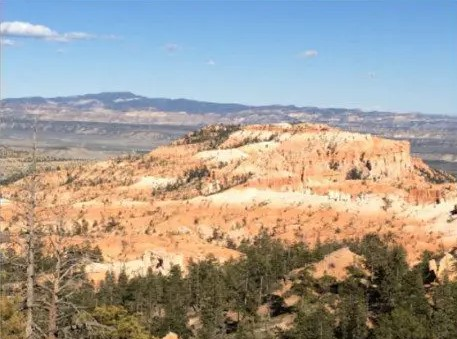
#> input picture opencv uygulamaları/panorama-sol.jpg, 457 x 339 px
$ python panorama.py
#> lines starting #> are read from the running program, lines starting #| are printed output that depends on the picture
import cv2
import numpy as np
import imutils

class Stitcher:
    def __init__(self):
        self.isv3 = imutils.is_cv3(or_better=True)

    def stitch(self, images, ratio=0.75, reprojThresh=4.0, showMatches=False):
        (imageB, imageA) = images # birlestirilicek 2 resim
        (kpsA, featuresA) = self.detectAndDescribe(imageA) # özgun noktaları, key points bulur köşe gibi
        (kpsB, featuresB) = self.detectAndDescribe(imageB)

        M = self.matchKeypoints(kpsA, kpsB, featuresA, featuresB, ratio, reprojThresh) #ortak özgün oktalar birlestiriliyor
        if M is None:
            return None

        (matches, H, status) = M
        result = cv2.warpPerspective(imageA, H, (imageA.shape[1] + imageB.shape[1], imageA.shape[0])) #a resmi üzerinde yeni haline göre düzenler,sonra diğer resmi üzerine kopylar
        result[0:imageB.shape[0], 0:imageB.shape[1]] = imageB

        if showMatches:
            vis = self.drawMatches(imageA, imageB, kpsA, kpsB, matches, status) #eslesmis noktaları gösterir
            return (result, vis)
        return result

    def detectAndDescribe(self, image):
        gray = cv2.cvtColor(image, cv2.COLOR_BGR2GRAY)
        if self.isv3:
            descriptor = cv2.SIFT_create()
            (kps, features) = descriptor.detectAndCompute(gray, None)
        else:
            detector = cv2.FeatureDetector_create("SIFT")
            kps = detector.detect(gray)
            extractor = cv2.DescriptorExtractor_create("SIFT")
            (kps, features) = extractor.compute(gray, kps)
        kps = np.float32([kp.pt for kp in kps])
        return (kps, features) #griye donusturur, keyleri çıkarttırır

    def matchKeypoints(self, kpsA, kpsB, featuresA, featuresB, ratio, reprojThresh):
        matcher = cv2.DescriptorMatcher_create("BruteForce") # özellik vektörlerini eslestirir
        rawMatches = matcher.knnMatch(featuresA, featuresB, 2)
        matches = []
        for m in rawMatches:
            if len(m) == 2 and m[0].distance < m[1].distance * ratio:
                matches.append((m[0].trainIdx, m[0].queryIdx))

        if len(matches) > 4: # yeterli eslesme varsa koordnat olusturur
            ptsA = np.float32([kpsA[i] for (_, i) in matches])
            ptsB = np.float32([kpsB[i] for (i, _) in matches])
            (H, status) = cv2.findHomography(ptsA, ptsB, cv2.RANSAC, reprojThresh)
            return (matches, H, status)
        return None #iki resmi hizzalar

    def drawMatches(self, imageA, imageB, kpsA, kpsB, matches, status): #2 resmi yan yana koyar
        (hA, wA) = imageA.shape[:2]
        (hB, wB) = imageB.shape[:2]
        vis = np.zeros((max(hA, hB), wA + wB, 3), dtype="uint8")
        vis[0:hA, 0:wA] = imageA
        vis[0:hB, wA:] = imageB

        for ((trainIdx, queryIdx), s) in zip(matches, status):
            if s == 1:
                ptA = (int(kpsA[queryIdx][0]), int(kpsA[queryIdx][1]))
                ptB = (int(kpsB[trainIdx][0]) + wA, int(kpsB[trainIdx][1]))
                cv2.line(vis, ptA, ptB, (0, 255, 0), 1) #yesil cizgier ile keypointler birbirine bağlanıyor
        return vis

imageA_path = "panorama-sol.jpg"
imageB_path = "panorama-sag.jpg"

imageA = cv2.imread(imageA_path)
#> imageA is the input picture: shape (339, 457, 3); mean B, G, R 147.8, 156.7, 162.6
imageB = cv2.imread(imageB_path)
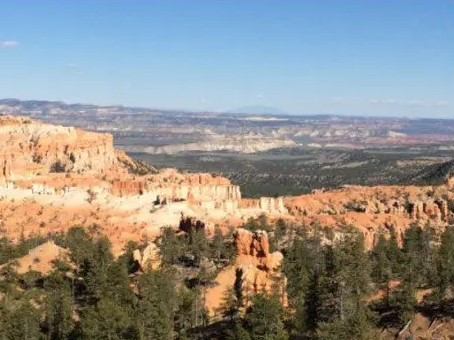
#> input picture opencv uygulamaları/panorama-sag.jpg, 454 x 340 px
#> imageB is the input picture: shape (340, 454, 3); mean B, G, R 138, 142.6, 144

imageA = imutils.resize(imageA, width=400)
#> imageA: shape (296, 400, 3)
imageB = imutils.resize(imageB, width=400)
#> imageB: shape (299, 400, 3)

stitcher = Stitcher()
(result, vis) = stitcher.stitch([imageA, imageB], showMatches=True)
#> in detectAndDescribe, `gray = cv2.cvtColor(image, cv2.COLOR_BGR2GRAY)`:
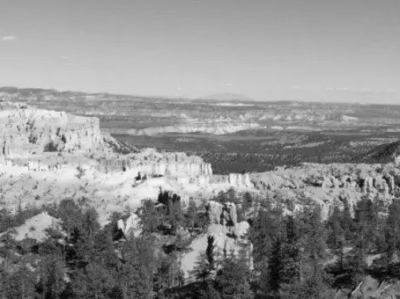
#> gray: shape (299, 400); min 4, max 249, mean 142.5
#> in detectAndDescribe, `kps = detector.detect(gray)`: kps = 1386 keypoints; strongest (x, y, size): (138, 178, 3.1), (210, 240, 4.6), (163, 197, 7.8), (348, 180, 2.7)
#> in detectAndDescribe, `kps = np.float32([kp.pt for kp in kps])`: kps = 1386 pairs, first value 2.92 to 396.5, second value 84.72 to 295.9
#> in stitch, `(kpsA, featuresA) = self.detectAndDescribe(imageA)`: kpsA has the same summary as kps in detectAndDescribe
#> in detectAndDescribe (call 2), `gray = cv2.cvtColor(image, cv2.COLOR_BGR2GRAY)`:
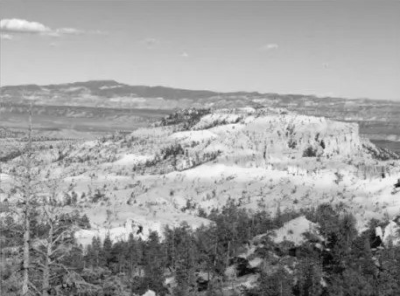
#> gray: shape (296, 400); min 4, max 251, mean 157.5
#> in detectAndDescribe (call 2), `kps = detector.detect(gray)`: kps = 1503 keypoints; strongest (x, y, size): (383, 176, 2.6), (322, 144, 3.6), (378, 231, 4.6), (309, 152, 6.5)
#> in detectAndDescribe (call 2), `kps = np.float32([kp.pt for kp in kps])`: kps = 1503 pairs, first value 2.28 to 397.1, second value 16.86 to 293.2
#> in stitch, `(kpsB, featuresB) = self.detectAndDescribe(imageB)`: kpsB has the same summary as kps in detectAndDescribe
#> in matchKeypoints, `rawMatches = matcher.knnMatch(featuresA, featuresB, 2)`: rawMatches = 1386 matches
#> after the loop in matchKeypoints, `for m in rawMatches:`: matches = 241 pairs, first value 782 to 1499, second value 3 to 1275
#> in matchKeypoints, `ptsA = np.float32([kpsA[i] for (_, i) in matches])`: ptsA = 241 pairs, first value 3.51 to 367.9, second value 86.9 to 280.1
#> in matchKeypoints, `ptsB = np.float32([kpsB[i] for (i, _) in matches])`: ptsB = 241 pairs, first value 194.8 to 395.4, second value 88.91 to 284.3
#> in matchKeypoints, `(H, status) = cv2.findHomography(ptsA, ptsB, cv2.RANSAC, reprojThresh)`: H = [[0.839, -0.019, 263.4], [-0.0449, 0.964, 9.59], [-0.000387, -9.35e-06, 1]]; status = 241 values, max 1 at index 0, min 0 at index 4, mean 0.971
#> in stitch, `result[0:imageB.shape[0], 0:imageB.shape[1]] = imageB`:
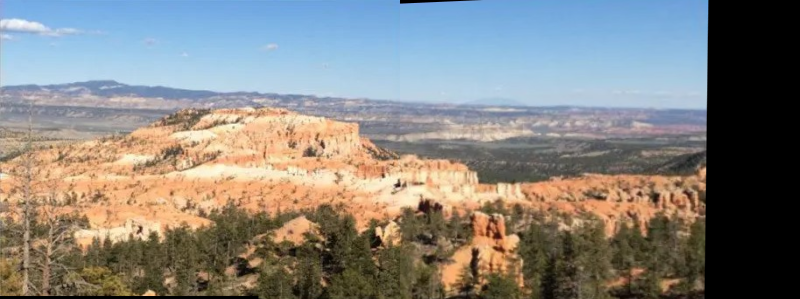
#> result: shape (299, 800, 3); mean B, G, R 127, 131.5, 133.7
#> in drawMatches, `vis[0:hA, 0:wA] = imageA`:
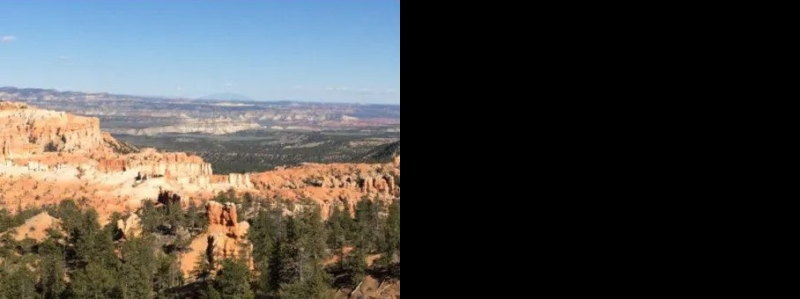
#> vis: shape (299, 800, 3); mean B, G, R 69, 71.3, 72
#> in drawMatches, `vis[0:hB, wA:] = imageB`:
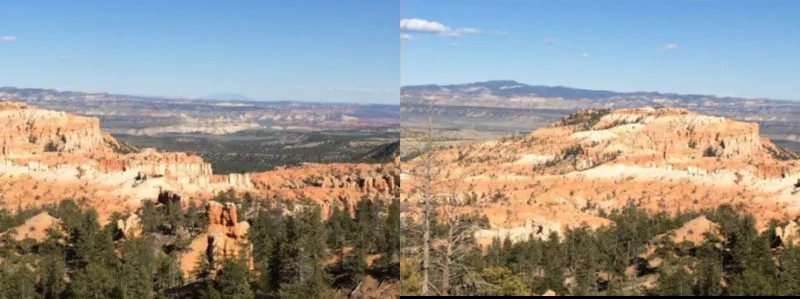
#> vis: shape (299, 800, 3); mean B, G, R 142.1, 148.9, 152.5
#> the loop in drawMatches, `for ((trainIdx, queryIdx), s) in zip(matches, status):` made 241 passes
#> (trainIdx, queryIdx, s, ptA, ptB) on passes 1, 2, 3, 4, 6, 7, 8, 9, 10, 11, 12, 13: (1039, 3, [1], (3, 152), (664, 156)), (1038, 6, [1], (3, 203), (663, 205)), (1041, 9, [1], (4, 232), (664, 234)), (1045, 11, [1], (6, 186), (666, 190)), (1051, 15, [1], (8, 189), (668, 193)), (1054, 18, [1], (9, 162), (669, 166)), (1062, 19, [1], (10, 120), (671, 125)), (1053, 21, [1], (10, 247), (669, 248)), (1064, 23, [1], (10, 136), (671, 141)), (1060, 25, [1], (10, 176), (670, 180)), (1067, 29, [1], (11, 155), (672, 158)), (1068, 30, [1], (11, 155), (672, 158))
#> (ptA, ptB) on passes 61 to 66: ((36, 132), (695, 137)), ((37, 197), (695, 201)), ((37, 197), (695, 201)), ((37, 140), (696, 146)), ((37, 279), (694, 282)), ((39, 262), (696, 265))
#> after the loop in drawMatches, `for ((trainIdx, queryIdx), s) in zip(matches, status):`:
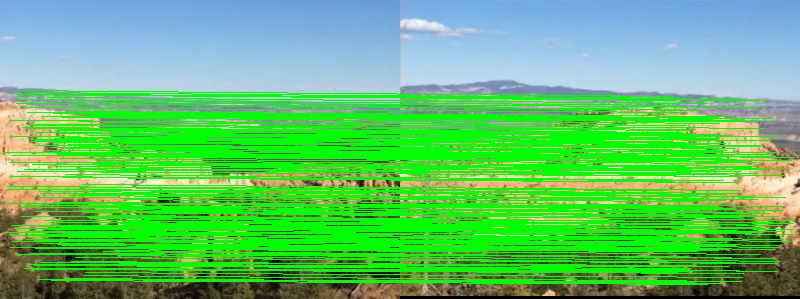
#> vis: shape (299, 800, 3); mean B, G, R 103.5, 193.2, 95.1

cv2.imshow("Image A", imageA)
cv2.imshow("Image B", imageB)
cv2.imshow("Keypoint Matches", vis)
cv2.imshow("Result", result)
cv2.waitKey(0)
cv2.destroyAllWindows()
